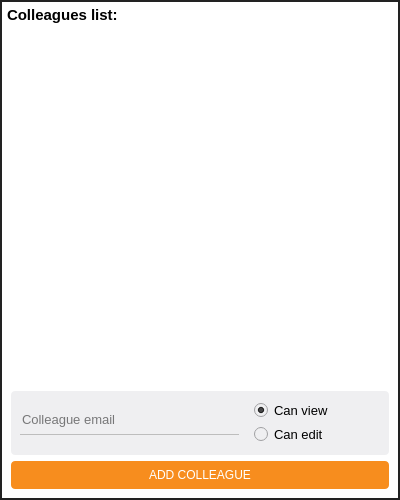
<?xml version="1.0" encoding="UTF-8"?>
<ui version="4.0">
 <class>Dialog</class>
 <widget class="QDialog" name="Dialog">
  <property name="geometry">
   <rect>
    <x>0</x>
    <y>0</y>
    <width>400</width>
    <height>500</height>
   </rect>
  </property>
  <property name="sizePolicy">
   <sizepolicy hsizetype="Fixed" vsizetype="Fixed">
    <horstretch>0</horstretch>
    <verstretch>0</verstretch>
   </sizepolicy>
  </property>
  <property name="minimumSize">
   <size>
    <width>400</width>
    <height>500</height>
   </size>
  </property>
  <property name="maximumSize">
   <size>
    <width>400</width>
    <height>500</height>
   </size>
  </property>
  <property name="windowTitle">
   <string>Collaboration settings for folder: </string>
  </property>
  <property name="modal">
   <bool>true</bool>
  </property>
  <layout class="QVBoxLayout" name="verticalLayout">
   <property name="spacing">
    <number>0</number>
   </property>
   <property name="leftMargin">
    <number>0</number>
   </property>
   <property name="topMargin">
    <number>0</number>
   </property>
   <property name="rightMargin">
    <number>0</number>
   </property>
   <property name="bottomMargin">
    <number>0</number>
   </property>
   <item>
    <widget class="QFrame" name="centralwidget">
     <property name="styleSheet">
      <string notr="true">
.QFrame{
	background-color: white;
	border: 2px solid #222222;
}

 QScrollBar:vertical {
     border: 0px;
	background: #fedec9;
     width: 8px;
 }
 QScrollBar::handle:vertical {
	border: 0px solid #FC914D;
     border-radius: 4px;
     background: #FC914D;
     min-height: 20px;
 }
 QScrollBar::add-line:vertical {
     border: 0px;
     background: none;
     height: 0px;
     subcontrol-position: bottom;
     subcontrol-origin: margin;
 }

 QScrollBar::sub-line:vertical {
     border: 0px;
     background: none;
     height: 0px;
     subcontrol-position: top;
     subcontrol-origin: margin;
 }
 QScrollBar::up-arrow:vertical, QScrollBar::down-arrow:vertical {
     border: 0px;
     width: 0px;
     height: 0px;
     background: none;
 }

 QScrollBar::add-page:vertical, QScrollBar::sub-page:vertical {
     background: none;
 }
 

 </string>
     </property>
     <property name="frameShape">
      <enum>QFrame::StyledPanel</enum>
     </property>
     <property name="frameShadow">
      <enum>QFrame::Raised</enum>
     </property>
     <layout class="QVBoxLayout" name="verticalLayout_2">
      <property name="leftMargin">
       <number>0</number>
      </property>
      <property name="topMargin">
       <number>0</number>
      </property>
      <property name="rightMargin">
       <number>0</number>
      </property>
      <property name="bottomMargin">
       <number>0</number>
      </property>
      <item>
       <layout class="QHBoxLayout" name="horizontalLayout_3">
        <property name="spacing">
         <number>0</number>
        </property>
        <property name="leftMargin">
         <number>5</number>
        </property>
        <property name="rightMargin">
         <number>2</number>
        </property>
        <item>
         <widget class="QLabel" name="colleagues_label">
          <property name="sizePolicy">
           <sizepolicy hsizetype="Expanding" vsizetype="Preferred">
            <horstretch>0</horstretch>
            <verstretch>0</verstretch>
           </sizepolicy>
          </property>
          <property name="minimumSize">
           <size>
            <width>0</width>
            <height>25</height>
           </size>
          </property>
          <property name="maximumSize">
           <size>
            <width>16777215</width>
            <height>16777215</height>
           </size>
          </property>
          <property name="font">
           <font>
            <pointsize>11</pointsize>
            <weight>75</weight>
            <bold>true</bold>
           </font>
          </property>
          <property name="styleSheet">
           <string notr="true"/>
          </property>
          <property name="text">
           <string>Colleagues list:</string>
          </property>
          <property name="margin">
           <number>6</number>
          </property>
         </widget>
        </item>
        <item>
         <widget class="QPushButton" name="refresh_button">
          <property name="toolTip">
           <string>Refresh</string>
          </property>
          <property name="styleSheet">
           <string notr="true">QToolTip{color:  #f78d1e; background-color: #fff}</string>
          </property>
          <property name="icon">
           <iconset resource="pvtbox_main.qrc">
            <normaloff>:/images/refresh.svg</normaloff>:/images/refresh.svg</iconset>
          </property>
          <property name="iconSize">
           <size>
            <width>25</width>
            <height>25</height>
           </size>
          </property>
          <property name="flat">
           <bool>true</bool>
          </property>
         </widget>
        </item>
       </layout>
      </item>
      <item>
       <widget class="QStackedWidget" name="stackedWidget">
        <property name="currentIndex">
         <number>0</number>
        </property>
        <widget class="QWidget" name="page">
         <layout class="QVBoxLayout" name="verticalLayout_7">
          <property name="spacing">
           <number>0</number>
          </property>
          <property name="leftMargin">
           <number>0</number>
          </property>
          <property name="topMargin">
           <number>0</number>
          </property>
          <property name="rightMargin">
           <number>0</number>
          </property>
          <property name="bottomMargin">
           <number>0</number>
          </property>
          <item>
           <widget class="QListWidget" name="colleagues_list">
            <property name="frameShape">
             <enum>QFrame::NoFrame</enum>
            </property>
            <property name="horizontalScrollBarPolicy">
             <enum>Qt::ScrollBarAlwaysOff</enum>
            </property>
           </widget>
          </item>
         </layout>
        </widget>
        <widget class="QWidget" name="page_2">
         <layout class="QVBoxLayout" name="verticalLayout_3">
          <item>
           <spacer name="verticalSpacer_2">
            <property name="orientation">
             <enum>Qt::Vertical</enum>
            </property>
            <property name="sizeHint" stdset="0">
             <size>
              <width>20</width>
              <height>170</height>
             </size>
            </property>
           </spacer>
          </item>
          <item>
           <layout class="QHBoxLayout" name="horizontalLayout">
            <item>
             <spacer name="horizontalSpacer">
              <property name="orientation">
               <enum>Qt::Horizontal</enum>
              </property>
              <property name="sizeHint" stdset="0">
               <size>
                <width>40</width>
                <height>20</height>
               </size>
              </property>
             </spacer>
            </item>
            <item>
             <widget class="QLabel" name="loader_label">
              <property name="sizePolicy">
               <sizepolicy hsizetype="Fixed" vsizetype="Fixed">
                <horstretch>0</horstretch>
                <verstretch>0</verstretch>
               </sizepolicy>
              </property>
              <property name="minimumSize">
               <size>
                <width>120</width>
                <height>120</height>
               </size>
              </property>
              <property name="maximumSize">
               <size>
                <width>120</width>
                <height>120</height>
               </size>
              </property>
              <property name="text">
               <string/>
              </property>
             </widget>
            </item>
            <item>
             <spacer name="horizontalSpacer_2">
              <property name="orientation">
               <enum>Qt::Horizontal</enum>
              </property>
              <property name="sizeHint" stdset="0">
               <size>
                <width>40</width>
                <height>20</height>
               </size>
              </property>
             </spacer>
            </item>
           </layout>
          </item>
          <item>
           <spacer name="verticalSpacer">
            <property name="orientation">
             <enum>Qt::Vertical</enum>
            </property>
            <property name="sizeHint" stdset="0">
             <size>
              <width>20</width>
              <height>170</height>
             </size>
            </property>
           </spacer>
          </item>
         </layout>
        </widget>
        <widget class="QWidget" name="page_3">
         <layout class="QVBoxLayout" name="verticalLayout_8">
          <item>
           <widget class="QLabel" name="invite_label">
            <property name="sizePolicy">
             <sizepolicy hsizetype="Expanding" vsizetype="Expanding">
              <horstretch>0</horstretch>
              <verstretch>0</verstretch>
             </sizepolicy>
            </property>
            <property name="font">
             <font>
              <pointsize>14</pointsize>
             </font>
            </property>
            <property name="styleSheet">
             <string notr="true">color:#515151;</string>
            </property>
            <property name="text">
             <string>Click &quot;ADD COLLEAGUE&quot; to start collaboration with other users</string>
            </property>
            <property name="alignment">
             <set>Qt::AlignCenter</set>
            </property>
            <property name="wordWrap">
             <bool>true</bool>
            </property>
           </widget>
          </item>
         </layout>
        </widget>
       </widget>
      </item>
      <item>
       <layout class="QVBoxLayout" name="verticalLayout_4">
        <property name="spacing">
         <number>6</number>
        </property>
        <property name="leftMargin">
         <number>9</number>
        </property>
        <property name="topMargin">
         <number>9</number>
        </property>
        <property name="rightMargin">
         <number>9</number>
        </property>
        <property name="bottomMargin">
         <number>9</number>
        </property>
        <item>
         <widget class="QFrame" name="add_frame">
          <property name="sizePolicy">
           <sizepolicy hsizetype="Expanding" vsizetype="Preferred">
            <horstretch>0</horstretch>
            <verstretch>0</verstretch>
           </sizepolicy>
          </property>
          <property name="styleSheet">
           <string notr="true">background-color: #EFEFF1; border-radius: 4px; border: 0</string>
          </property>
          <layout class="QHBoxLayout" name="horizontalLayout_2">
           <property name="leftMargin">
            <number>9</number>
           </property>
           <property name="topMargin">
            <number>0</number>
           </property>
           <property name="rightMargin">
            <number>9</number>
           </property>
           <property name="bottomMargin">
            <number>0</number>
           </property>
           <item>
            <layout class="QVBoxLayout" name="verticalLayout_6">
             <item>
              <widget class="QLabel" name="label">
               <property name="font">
                <font>
                 <pointsize>9</pointsize>
                </font>
               </property>
               <property name="text">
                <string/>
               </property>
              </widget>
             </item>
             <item>
              <widget class="QLineEdit" name="mail_edit">
               <property name="font">
                <font>
                 <pointsize>10</pointsize>
                </font>
               </property>
               <property name="styleSheet">
                <string notr="true"/>
               </property>
               <property name="placeholderText">
                <string>Colleague email</string>
               </property>
              </widget>
             </item>
             <item>
              <widget class="QLabel" name="underline_label">
               <property name="sizePolicy">
                <sizepolicy hsizetype="Expanding" vsizetype="Preferred">
                 <horstretch>0</horstretch>
                 <verstretch>0</verstretch>
                </sizepolicy>
               </property>
               <property name="maximumSize">
                <size>
                 <width>16777215</width>
                 <height>1</height>
                </size>
               </property>
               <property name="font">
                <font>
                 <pointsize>2</pointsize>
                </font>
               </property>
               <property name="styleSheet">
                <string notr="true">background-color: #bdbdbd</string>
               </property>
               <property name="text">
                <string/>
               </property>
              </widget>
             </item>
             <item>
              <widget class="QLabel" name="error_label">
               <property name="font">
                <font>
                 <pointsize>9</pointsize>
                </font>
               </property>
               <property name="text">
                <string/>
               </property>
              </widget>
             </item>
            </layout>
           </item>
           <item>
            <layout class="QVBoxLayout" name="verticalLayout_5">
             <property name="leftMargin">
              <number>9</number>
             </property>
             <property name="topMargin">
              <number>9</number>
             </property>
             <property name="rightMargin">
              <number>9</number>
             </property>
             <property name="bottomMargin">
              <number>9</number>
             </property>
             <item>
              <widget class="QRadioButton" name="view_radio">
               <property name="font">
                <font>
                 <pointsize>10</pointsize>
                </font>
               </property>
               <property name="styleSheet">
                <string notr="true">border-color: #f78d1e; </string>
               </property>
               <property name="text">
                <string>Can view</string>
               </property>
               <property name="checked">
                <bool>true</bool>
               </property>
              </widget>
             </item>
             <item>
              <widget class="QRadioButton" name="edit_radio">
               <property name="font">
                <font>
                 <pointsize>10</pointsize>
                </font>
               </property>
               <property name="text">
                <string>Can edit</string>
               </property>
              </widget>
             </item>
            </layout>
           </item>
           <item>
            <widget class="QPushButton" name="close_button">
             <property name="font">
              <font>
               <pointsize>10</pointsize>
              </font>
             </property>
             <property name="styleSheet">
              <string notr="true">border: 0</string>
             </property>
             <property name="icon">
              <iconset resource="pvtbox_main.qrc">
               <normaloff>:/images/close.svg</normaloff>:/images/close.svg</iconset>
             </property>
             <property name="iconSize">
              <size>
               <width>25</width>
               <height>25</height>
              </size>
             </property>
             <property name="autoDefault">
              <bool>false</bool>
             </property>
            </widget>
           </item>
          </layout>
         </widget>
        </item>
        <item>
         <widget class="QPushButton" name="add_button">
          <property name="enabled">
           <bool>true</bool>
          </property>
          <property name="sizePolicy">
           <sizepolicy hsizetype="Expanding" vsizetype="Fixed">
            <horstretch>0</horstretch>
            <verstretch>0</verstretch>
           </sizepolicy>
          </property>
          <property name="minimumSize">
           <size>
            <width>0</width>
            <height>28</height>
           </size>
          </property>
          <property name="styleSheet">
           <string notr="true">
                                                        :enabled { background-color: #f78d1e; color: #fff;
                                                        border-radius: 4px; font: bold 12pt &quot;Gargi&quot; }
                                                        :disabled { background-color: #9a9a9a; color: #fff;
                                                        border-radius: 4px; font: bold 12pt  &quot;Gargi&quot;}
                                                    </string>
          </property>
          <property name="text">
           <string>ADD COLLEAGUE</string>
          </property>
          <property name="iconSize">
           <size>
            <width>16</width>
            <height>16</height>
           </size>
          </property>
          <property name="flat">
           <bool>false</bool>
          </property>
         </widget>
        </item>
       </layout>
      </item>
     </layout>
    </widget>
   </item>
  </layout>
 </widget>
 <resources>
  <include location="pvtbox_main.qrc"/>
 </resources>
 <connections/>
</ui>
